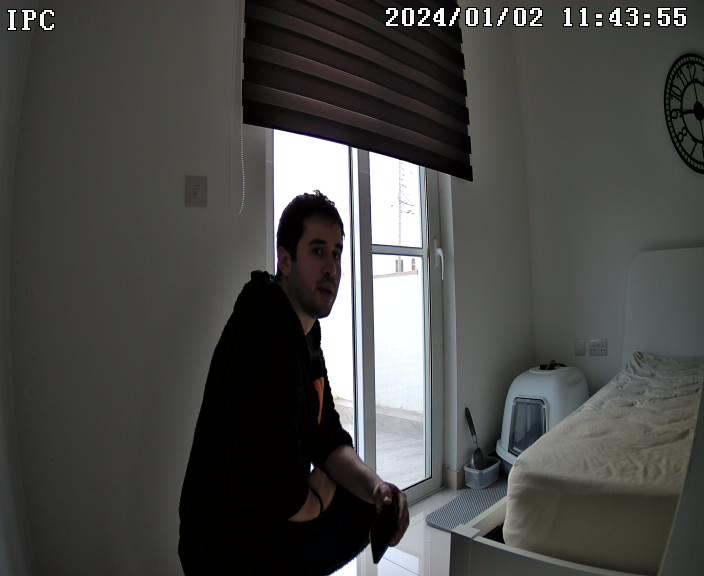
#> input picture face_data/Face-Recognition-with-Python-Dlib-and-Deep-Learning/examples/image_22.jpg, 704 x 576 px
$ jupyter execute test.ipynb
#> lines starting #> are read from the running program, lines starting #| are printed output that depends on the picture
[cell 1]
import pickle

def load_data(file_path):
#> called with file_path = 'encodings.pickle'
    try:
        with open(file_path, 'rb') as file:
#> (reads face_data/Face-Recognition-with-Python-Dlib-and-Deep-Learning/encodings.pickle from the repository)
            data = pickle.load(file)
        return data
    except FileNotFoundError:
        return None

[cell 2]
load_data('encodings.pickle')

[cell 3]
print(load_data('encodings.pickle').keys())
# print(load_data('encodings.pickle').values())

[cell 4]
len(load_data('encodings.pickle')['Jake'])

[cell 5]
import cv2
import matplotlib.pyplot as plt

[cell 6]
img = cv2.imread("examples/image_22.jpg")
#> img is the input picture: shape (576, 704, 3); mean B, G, R 71.1, 73, 72.9

[cell 7]
plt.imshow(img)

[cell 8]
# Increase or decrease brightness by adjusting the value of 'alpha'
alpha = 1.8  # Increase brightness
beta = 30    # Increase contrast

# Apply brightness and contrast adjustment
adjusted_image = cv2.convertScaleAbs(img, alpha=alpha, beta=beta)
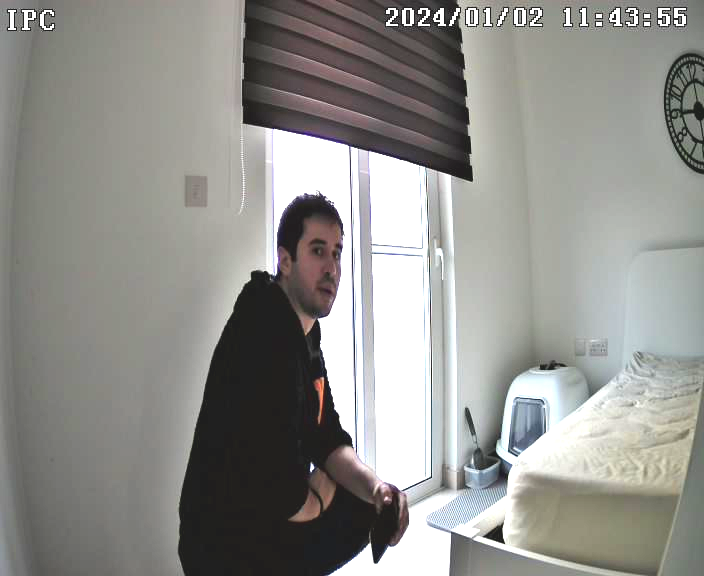
#> adjusted_image: shape (576, 704, 3); mean B, G, R 140.8, 144.9, 145.2
cv2.imwrite("output.jpg", adjusted_image)
# Apply denoising to reduce noise
plt.imshow(adjusted_image)

[cell 9]
denoised_image = cv2.fastNlMeansDenoising(adjusted_image, None, h=10, templateWindowSize=7, searchWindowSize=21)
plt.imshow(denoised_image)

[cell 10]
blurred_image = cv2.GaussianBlur(denoised_image, (0, 0), 2)
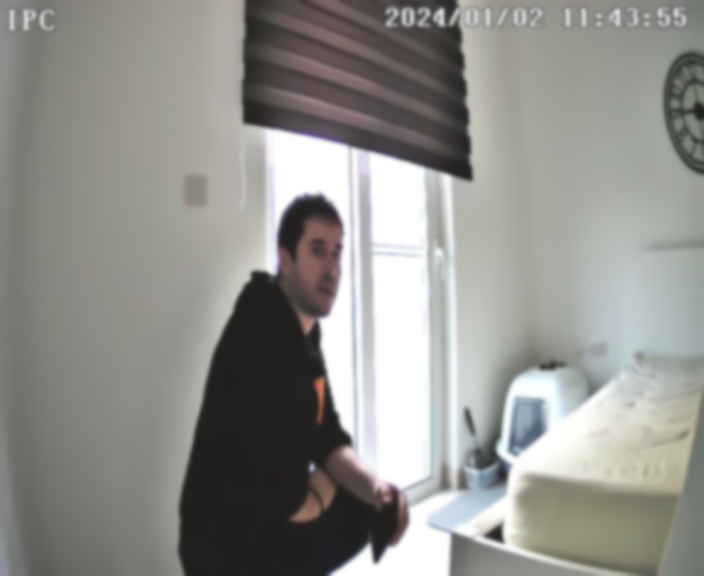
#> blurred_image: shape (576, 704, 3); mean B, G, R 140.8, 144.9, 145.2
plt.imshow(blurred_image)

[cell 11]
plt.imshow(adjusted_image)

[cell 12]
sharpened_image = cv2.addWeighted(denoised_image, 1.5, blurred_image, -0.5, 0)
plt.imshow(sharpened_image)

[cell 13]
adjusted_image = cv2.convertScaleAbs(sharpened_image, alpha=1.2, beta=10)
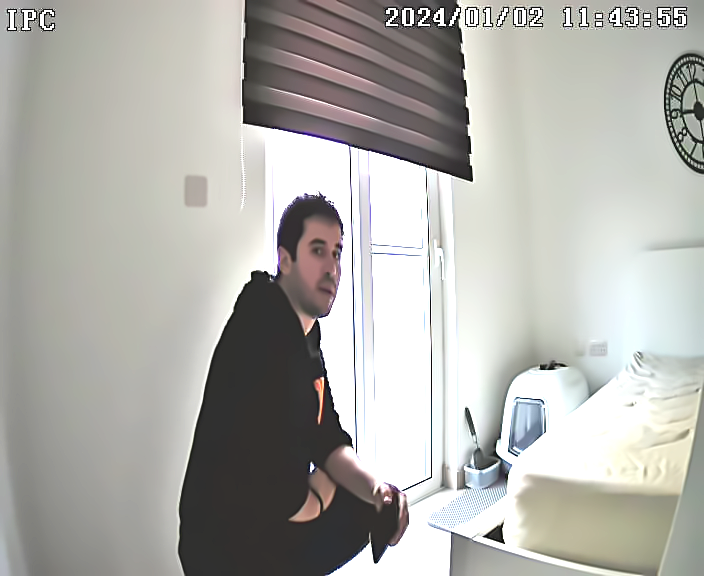
#> adjusted_image: shape (576, 704, 3); mean B, G, R 171, 175.9, 176.5
plt.imshow(adjusted_image)
